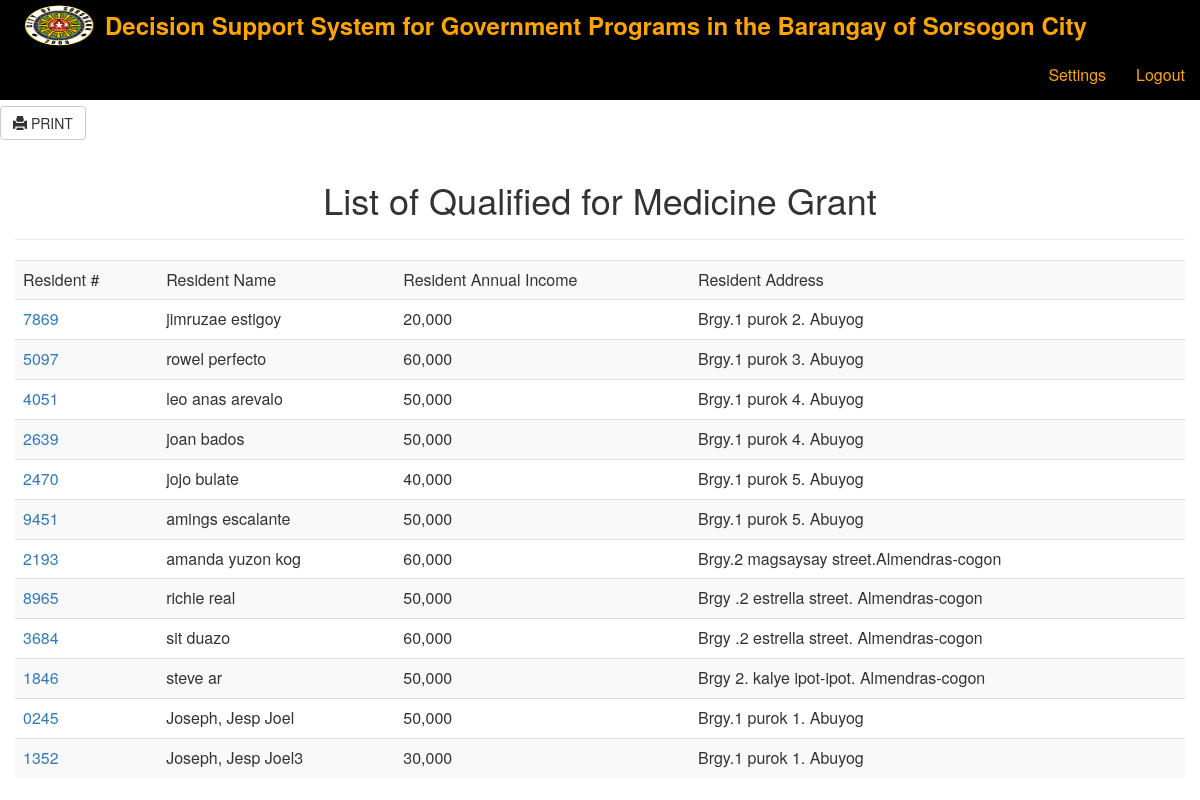
Screenshot of /list_medicine_grant.php (signed in) with the database file from the repository.
### tables this page shows
CREATE TABLE IF NOT EXISTS `residents` (
`id` int(11) NOT NULL,
  `resident_id` varchar(255) NOT NULL,
  `resident_name` varchar(255) NOT NULL,
  `address` text NOT NULL,
  `gender` varchar(255) NOT NULL,
  `birthday` date NOT NULL,
  `spouse_name` varchar(250) NOT NULL,
  `annual_income` decimal(10,2) NOT NULL,
  `occupation` text NOT NULL,
  `spoccupation` text NOT NULL,
  `educational_attained` text NOT NULL,
  `speducational_attained` text NOT NULL
);

CREATE TABLE IF NOT EXISTS `barangay` (
`id` int(11) NOT NULL,
  `barangay` varchar(50) NOT NULL,
  `code` int(11) NOT NULL
);

### core/database.php (called while the page is built, shortened)
<?php
 class Database
 {
      public $connect;
      private $host = "localhost";
      private $username = 'root';
      private $password = '123456';
      private  $database = 'db_monitoring';
      public function database_connect()
      {
           $this->connect = mysqli_connect($this->host, $this->username, $this->password, $this->database);
      }
      public function execute_query($query)
      {
           return mysqli_query($this->connect, $query);
      }
 }
 ?>

### list_medicine_grant.php (the view)
<?php include 'includes/header.php';?>
    <div class="container-fluid">
        <div class="row">
        	<ol class="breadcrumb">
			  <li><a href="index.php">Home</a></li>
			  <li><a href="reports.php">Reports</a></li>
			  <li class="active">Medicine Grant</li>
			</ol>
			<div class="btn-group">
					<button class="btn btn-default" id='print' onclick="printContent('div1')"><span class="glyphicon glyphicon-print" aria-hidden="true"></span> PRINT</button>
				</div>
				<div id='div1'>
					<div class="col-md-12">
					<div class="page-header">
											<h1 class="text-center">List of Qualified for Medicine Grant</h1>
						</div>
						<table class="table table-striped">
							<tr>
								<td>Resident #</td>
								<td>Resident Name</td>
								<td>Resident Annual Income</td>
								<td>Resident Address</td>
							</tr>
							<?php
							$query = "SELECT * FROM grant_table";
								  		$result = $object->execute_query($query);
								           while($row = mysqli_fetch_object($result)) {
												$grantAnnualIncome=$row->annual_income;
								$query1 = "SELECT * FROM residents rs JOIN barangay brgy ON rs.address = brgy.id WHERE annual_income <= '$grantAnnualIncome' ";
								$result1 = $object->execute_query($query1);
								  while($row = mysqli_fetch_object($result1)) {
						           		echo "<tr>
												<td><a href='viewResident.php?id=".$row->resident_id."'>".$row->resident_id."</a></td>
												<td>".$row->resident_name."</td>
												<td>".number_format($row->annual_income)."</td>
												<td>".$row->barangay."</td>
						           			</tr>";
						           }
						       }
							 ?>
						</table>
					</div>
				</div>
	    </div>
	</div>
<?php
include 'includes/footer.php';
?>

### css/style.css (style rules this page uses)
body { padding-top: 50px; }

### rows the page displays
residents: resident "7869", resident_name "jimruzae estigoy", annual_income "20,000", barangay.barangay "Brgy.1 purok 2. Abuyog"
residents: resident "5097", resident_name "rowel perfecto", annual_income "60,000", barangay.barangay "Brgy.1 purok 3. Abuyog"
residents: resident "4051", resident_name "leo anas arevalo", annual_income "50,000", barangay.barangay "Brgy.1 purok 4. Abuyog"
residents: resident "2639", resident_name "joan bados", annual_income "50,000", barangay.barangay "Brgy.1 purok 4. Abuyog"
residents: resident "2470", resident_name "jojo bulate", annual_income "40,000", barangay.barangay "Brgy.1 purok 5. Abuyog"
residents: resident "9451", resident_name "amings escalante", annual_income "50,000", barangay.barangay "Brgy.1 purok 5. Abuyog"
residents: resident "2193", resident_name "amanda yuzon kog", annual_income "60,000", barangay.barangay "Brgy.2 magsaysay street.Almendras-cogon"
residents: resident "8965", resident_name "richie real", annual_income "50,000", barangay.barangay "Brgy .2 estrella street. Almendras-cogon"
residents: resident "3684", resident_name "sit duazo", annual_income "60,000", barangay.barangay "Brgy .2 estrella street. Almendras-cogon"
residents: resident "1846", resident_name "steve ar", annual_income "50,000", barangay.barangay "Brgy 2. kalye ipot-ipot. Almendras-cogon"
residents: resident "0245", resident_name "Joseph, Jesp Joel", annual_income "50,000", barangay.barangay "Brgy.1 purok 1. Abuyog"
residents: resident "1352", resident_name "Joseph, Jesp Joel3", annual_income "30,000", barangay.barangay "Brgy.1 purok 1. Abuyog"
